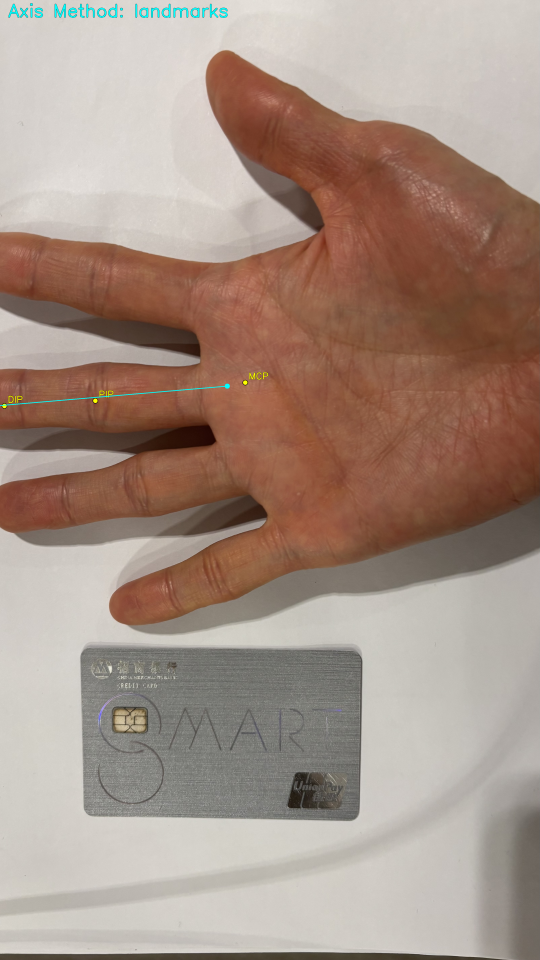
#> input picture output/edge_refinement_debug/01_landmark_axis.png, 1080 x 1920 px, given in place of test_sample2.jpg, which was not available (shown at 1/2 size)
$ python test_phase5_debug.py
#> lines starting #> are read from the running program, lines starting #| are printed output that depends on the picture; after the words box and inside, x2 and y2 are one past the last pixel; in counts of white or black regions, pixels touching at a corner belong together; pictures that were not available may be replaced by others from this repository, and a replacement may not be noted
### src/card_detection.py
"""
Credit card detection and scale calibration utilities.

This module handles:
- Detecting credit card contour in an image
- Verifying aspect ratio matches standard credit card
- Perspective rectification
- Computing pixels-per-cm scale factor
"""

import cv2
import numpy as np
from typing import Optional, Tuple, Dict, Any, List
from pathlib import Path

# Import debug observer and drawing functions
from .debug_observer import DebugObserver, draw_contours_overlay, draw_candidates_with_scores

# Import shared visualization constants
from .viz_constants import (
    FONT_FACE,
    Color,
    StrategyColor,
    FontScale,
    FontThickness,
    Size,
    Layout,
)

# Standard credit card dimensions (ISO/IEC 7810 ID-1)
CARD_WIDTH_MM = 85.60
CARD_HEIGHT_MM = 53.98
CARD_WIDTH_CM = CARD_WIDTH_MM / 10
CARD_HEIGHT_CM = CARD_HEIGHT_MM / 10
CARD_ASPECT_RATIO = CARD_WIDTH_MM / CARD_HEIGHT_MM  # ~1.586

# Detection parameters
MIN_CARD_AREA_RATIO = 0.01  # Card must be at least 1% of image area
MAX_CARD_AREA_RATIO = 0.5   # Card must be at most 50% of image area


def order_corners(corners: np.ndarray) -> np.ndarray:
    """
    Order corners as: top-left, top-right, bottom-right, bottom-left.

    Args:
        corners: 4x2 array of corner points

    Returns:
        Ordered 4x2 array of corners
    """
    corners = corners.reshape(4, 2).astype(np.float32)

    # Sort by sum (x+y): smallest = top-left, largest = bottom-right
    s = corners.sum(axis=1)
    tl_idx = np.argmin(s)
    br_idx = np.argmax(s)

    # Sort by diff (y-x): smallest = top-right, largest = bottom-left
    d = np.diff(corners, axis=1).flatten()
    tr_idx = np.argmin(d)
    bl_idx = np.argmax(d)

    return np.array([
        corners[tl_idx],
        corners[tr_idx],
        corners[br_idx],
        corners[bl_idx],
    ], dtype=np.float32)


def get_quad_dimensions(corners: np.ndarray) -> Tuple[float, float]:
    """
    Get width and height of a quadrilateral from ordered corners.

    Args:
        corners: Ordered 4x2 array (TL, TR, BR, BL)

    Returns:
        Tuple of (width, height) in pixels
    """
    # Width: average of top and bottom edges
    top_width = np.linalg.norm(corners[1] - corners[0])
    bottom_width = np.linalg.norm(corners[2] - corners[3])
    width = (top_width + bottom_width) / 2

    # Height: average of left and right edges
    left_height = np.linalg.norm(corners[3] - corners[0])
    right_height = np.linalg.norm(corners[2] - corners[1])
    height = (left_height + right_height) / 2

    return width, height


def score_card_candidate(
    contour: np.ndarray,
    corners: np.ndarray,
    image_area: float,
    aspect_ratio_tolerance: float = 0.15,
) -> Tuple[float, Dict[str, Any]]:
    """
    Score a quadrilateral candidate for being a credit card.

    Since candidates come from minAreaRect, corners are always a perfect
    rectangle. Scoring focuses on aspect ratio match and area coverage.

    Args:
        contour: Original contour (minAreaRect box points)
        corners: 4 corner points
        image_area: Total image area for relative sizing
        aspect_ratio_tolerance: Allowed deviation from standard ratio

    Returns:
        Tuple of (score, details_dict)
    """
    ordered = order_corners(corners)
    width, height = get_quad_dimensions(ordered)
    area = cv2.contourArea(corners)

    details = {
        "corners": ordered,
        "width": width,
        "height": height,
        "area": area,
    }

    # Check area ratio
    area_ratio = area / image_area
    if area_ratio < MIN_CARD_AREA_RATIO or area_ratio > MAX_CARD_AREA_RATIO:
        details["reject_reason"] = f"area_ratio={area_ratio:.3f}"
        return 0.0, details

    # Safeguard against zero dimensions
    if width <= 0 or height <= 0:
        details["reject_reason"] = "invalid_dimensions"
        return 0.0, details

    # Calculate aspect ratio (always use larger/smaller for consistency)
    if width > height:
        aspect_ratio = width / height
    else:
        aspect_ratio = height / width
    details["aspect_ratio"] = aspect_ratio

    # Check aspect ratio against credit card standard
    ratio_diff = abs(aspect_ratio - CARD_ASPECT_RATIO) / CARD_ASPECT_RATIO
    if ratio_diff > aspect_ratio_tolerance:
        details["reject_reason"] = f"aspect_ratio={aspect_ratio:.3f}, expected~{CARD_ASPECT_RATIO:.3f}"
        return 0.0, details

    # Compute score (higher is better)
    # minAreaRect always produces perfect rectangles, so no angle check needed.
    # Score based on area size and aspect ratio match.
    area_score = min(area_ratio / 0.1, 1.0)  # Normalize to max at 10% of image
    ratio_score = 1.0 - ratio_diff / aspect_ratio_tolerance

    score = 0.5 * area_score + 0.5 * ratio_score
    details["score_components"] = {
        "area": area_score,
        "ratio": ratio_score,
    }

    return score, details


def find_card_contours(
    image: np.ndarray,
    image_area: float,
    aspect_ratio_tolerance: float = 0.15,
    min_score: float = 0.3,
    debug_dir: Optional[str] = None,
) -> List[np.ndarray]:
    """
    Find potential card contours using a waterfall of detection strategies.

    Strategies are tried in order: Canny → Adaptive → Otsu → Color.
    If a strategy produces a candidate scoring above min_score, subsequent
    strategies are skipped.

    Args:
        image: Input BGR image
        image_area: Total image area in pixels
        aspect_ratio_tolerance: Allowed deviation from standard aspect ratio
        min_score: Minimum score to accept a strategy's candidates
        debug_dir: Optional directory to save debug images

    Returns:
        List of 4-point contour approximations from the first successful strategy
    """
    # Create debug observer if debug mode enabled
    observer = DebugObserver(debug_dir) if debug_dir else None

    h, w = image.shape[:2]
    min_area = h * w * 0.01  # At least 1% of image
    max_area = h * w * 0.5   # At most 50% of image

    # Save original image
    if observer:
        observer.save_stage("01_original", image)

    # Convert to grayscale
    gray = cv2.cvtColor(image, cv2.COLOR_BGR2GRAY)
    if observer:
        observer.save_stage("02_grayscale", gray)

    # Apply bilateral filter to reduce noise while keeping edges
    filtered = cv2.bilateralFilter(gray, 11, 75, 75)
    if observer:
        observer.save_stage("03_bilateral_filtered", filtered)

    def extract_quads(contours, epsilon_factor=0.02, min_rectangularity=0.7,
                       aspect_tolerance=0.15):
        """Extract quadrilaterals from contours using minAreaRect.

        Shape constraints:
        - Rectangularity (contour_area / rect_area): rejects irregular shapes
        - Aspect ratio: rejects rectangles that don't match card proportions
        """
        quads = []
        for contour in contours:
            contour_area = cv2.contourArea(contour)
            if contour_area < min_area or contour_area > max_area:
                continue

            peri = cv2.arcLength(contour, True)
            approx = cv2.approxPolyDP(contour, epsilon_factor * peri, True)

            if len(approx) < 4:
                continue

            rect = cv2.minAreaRect(contour)
            box = cv2.boxPoints(rect).astype(np.float32)

            rect_area = cv2.contourArea(box)
            if rect_area <= 0:
                continue
            rectangularity = contour_area / rect_area
            if rectangularity < min_rectangularity:
                continue

            (_, _), (bw, bh), _ = rect
            if bw <= 0 or bh <= 0:
                continue
            aspect = max(bw, bh) / min(bw, bh)
            if abs(aspect - CARD_ASPECT_RATIO) / CARD_ASPECT_RATIO > aspect_tolerance:
                continue

            quads.append(box.reshape(4, 1, 2))

        return quads

    def dedup_quads(quads, center_threshold=50):
        """Remove near-duplicate boxes, keeping the largest when centers overlap.

        Two boxes are considered duplicates if their centers are within
        center_threshold pixels of each other.
        """
        if len(quads) <= 1:
            return quads

        # Sort by area descending so largest comes first
        quads_with_area = [(q, cv2.contourArea(q)) for q in quads]
        quads_with_area.sort(key=lambda x: x[1], reverse=True)

        kept = []
        for quad, area in quads_with_area:
            center = quad.reshape(4, 2).mean(axis=0)
            is_dup = False
            for kept_quad in kept:
                kept_center = kept_quad.reshape(4, 2).mean(axis=0)
                dist = np.linalg.norm(center - kept_center)
                if dist < center_threshold:
                    is_dup = True
                    break
            if not is_dup:
                kept.append(quad)

        return kept

    def score_best(quads):
        """Return the best score among quads."""
        best = 0.0
        for q in quads:
            corners = q.reshape(4, 2)
            score, _ = score_card_candidate(
                q, corners, image_area, aspect_ratio_tolerance
            )
            best = max(best, score)
        return best

    # --- Waterfall: try strategies in order, stop on first success ---

    # Strategy 1: Canny edge detection with various thresholds
    canny_candidates = []
    canny_configs = [(20, 60), (30, 100), (50, 150), (75, 200), (100, 250)]
    saved_canny_indices = [0, 2, 4]

    for idx, (canny_low, canny_high) in enumerate(canny_configs):
        edges = cv2.Canny(filtered, canny_low, canny_high)

        if idx in saved_canny_indices and observer:
            observer.save_stage(f"04_canny_{canny_low}_{canny_high}", edges)

        kernel = cv2.getStructuringElement(cv2.MORPH_RECT, (5, 5))
        edges_morphed = cv2.morphologyEx(edges, cv2.MORPH_CLOSE, kernel)

        if idx == 2 and observer:
            observer.save_stage("07_canny_morphology", edges_morphed)

        contours, _ = cv2.findContours(edges_morphed, cv2.RETR_LIST, cv2.CHAIN_APPROX_SIMPLE)
        canny_candidates.extend(extract_quads(contours))

    canny_candidates = dedup_quads(canny_candidates)

    if observer and canny_candidates:
        observer.draw_and_save("08_canny_contours", image,
                             draw_contours_overlay, canny_candidates, "Canny Edge Detection", StrategyColor.CANNY)

    if canny_candidates and score_best(canny_candidates) >= min_score:
        return canny_candidates

    # Strategy 2: Adaptive thresholding (for varying lighting)
    adaptive_candidates = []
    adaptive_configs = [(11, 2), (21, 5), (31, 10), (51, 10)]
    saved_adaptive = [0, 2]

    for idx, (block_size, C) in enumerate(adaptive_configs):
        thresh = cv2.adaptiveThreshold(
            filtered, 255, cv2.ADAPTIVE_THRESH_GAUSSIAN_C,
            cv2.THRESH_BINARY, block_size, C
        )

        if idx in saved_adaptive and observer:
            if idx == 0:
                observer.save_stage("09_adaptive_11_2", thresh)
            elif idx == 2:
                observer.save_stage("10_adaptive_31_10", thresh)

        for img in [thresh, 255 - thresh]:
            contours, _ = cv2.findContours(img, cv2.RETR_LIST, cv2.CHAIN_APPROX_SIMPLE)
            adaptive_candidates.extend(extract_quads(contours))

    adaptive_candidates = dedup_quads(adaptive_candidates)

    if observer and adaptive_candidates:
        observer.draw_and_save("11_adaptive_contours", image,
                             draw_contours_overlay, adaptive_candidates, "Adaptive Thresholding", StrategyColor.ADAPTIVE)

    if adaptive_candidates and score_best(adaptive_candidates) >= min_score:
        return adaptive_candidates

    # Strategy 3: Otsu's thresholding
    otsu_candidates = []
    _, otsu = cv2.threshold(filtered, 0, 255, cv2.THRESH_BINARY + cv2.THRESH_OTSU)
    if observer:
        observer.save_stage("12_otsu_binary", otsu)

    otsu_inverted = 255 - otsu
    if observer:
        observer.save_stage("13_otsu_inverted", otsu_inverted)

    for img in [otsu, otsu_inverted]:
        kernel = cv2.getStructuringElement(cv2.MORPH_RECT, (3, 3))
        img_morphed = cv2.morphologyEx(img, cv2.MORPH_CLOSE, kernel)
        contours, _ = cv2.findContours(img_morphed, cv2.RETR_LIST, cv2.CHAIN_APPROX_SIMPLE)
        otsu_candidates.extend(extract_quads(contours))

    otsu_candidates = dedup_quads(otsu_candidates)

    if observer and otsu_candidates:
        observer.draw_and_save("14_otsu_contours", image,
                             draw_contours_overlay, otsu_candidates, "Otsu Thresholding", StrategyColor.OTSU)

    if otsu_candidates and score_best(otsu_candidates) >= min_score:
        return otsu_candidates

    # Strategy 4: Color-based segmentation (gray card on light background)
    color_candidates = []
    hsv = cv2.cvtColor(image, cv2.COLOR_BGR2HSV)
    sat = hsv[:, :, 1]
    if observer:
        observer.save_stage("15_hsv_saturation", sat)

    _, low_sat_mask = cv2.threshold(sat, 30, 255, cv2.THRESH_BINARY_INV)
    if observer:
        observer.save_stage("16_low_sat_mask", low_sat_mask)

    val = hsv[:, :, 2]
    gray_mask = cv2.bitwise_and(low_sat_mask, cv2.inRange(val, 80, 200))

    kernel = cv2.getStructuringElement(cv2.MORPH_RECT, (7, 7))
    gray_mask = cv2.morphologyEx(gray_mask, cv2.MORPH_CLOSE, kernel)
    gray_mask = cv2.morphologyEx(gray_mask, cv2.MORPH_OPEN, kernel)
    if observer:
        observer.save_stage("17_gray_mask", gray_mask)

    contours, _ = cv2.findContours(gray_mask, cv2.RETR_EXTERNAL, cv2.CHAIN_APPROX_SIMPLE)
    color_candidates = dedup_quads(extract_quads(contours, epsilon_factor=0.03))

    if observer and color_candidates:
        observer.draw_and_save("18_color_contours", image,
                             draw_contours_overlay, color_candidates, "Color-Based Detection", StrategyColor.COLOR_BASED)

    if color_candidates and score_best(color_candidates) >= min_score:
        return color_candidates

    # No strategy succeeded — return all collected candidates as last resort
    all_candidates = canny_candidates + adaptive_candidates + otsu_candidates + color_candidates
    if observer and all_candidates:
        observer.draw_and_save("19_all_candidates", image,
                             draw_contours_overlay, all_candidates, "All Candidates (fallback)", StrategyColor.ALL_CANDIDATES)
    return all_candidates


def detect_credit_card(
    image: np.ndarray,
    aspect_ratio_tolerance: float = 0.15,
    debug_dir: Optional[str] = None,
) -> Optional[Dict[str, Any]]:
    """
    Detect a credit card in the image.

    Args:
        image: Input BGR image
        aspect_ratio_tolerance: Allowed deviation from standard aspect ratio
        debug_dir: Optional directory to save debug images

    Returns:
        Dictionary containing:
        - corners: 4x2 array of corner points (ordered)
        - contour: Full contour points
        - confidence: Detection confidence score
        - width_px, height_px: Detected dimensions
        - aspect_ratio: Detected aspect ratio
        Or None if no card detected
    """
    # Create debug observer if debug mode enabled
    observer = DebugObserver(debug_dir) if debug_dir else None

    if observer:
        print(f"Saving card detection debug images to: {debug_dir}")

    h, w = image.shape[:2]
    image_area = h * w

    # Find candidate contours (waterfall: stops after first successful strategy)
    candidates = find_card_contours(
        image, image_area=image_area,
        aspect_ratio_tolerance=aspect_ratio_tolerance,
        debug_dir=debug_dir,
    )

    if not candidates:
        if observer:
            print("  No candidates found")
        return None

    # Score each candidate
    best_score = 0.0
    best_result = None
    all_scored = []

    for contour in candidates:
        corners = contour.reshape(4, 2)
        score, details = score_card_candidate(
            contour, corners, image_area, aspect_ratio_tolerance
        )

        all_scored.append((corners, score, details))

        if score > best_score:
            best_score = score
            best_result = details

    # Sort by score (descending) and take top 5
    all_scored.sort(key=lambda x: x[1], reverse=True)
    top_candidates = all_scored[:5]

    # Save scored candidates visualization
    if observer and top_candidates:
        observer.draw_and_save("20_scored_candidates", image,
                             draw_candidates_with_scores, top_candidates, "Top 5 Candidates")

    if best_result is None or best_score < 0.3:
        if observer:
            print(f"  Best score {best_score:.2f} below threshold 0.3")
        return None

    # Save final detection
    if observer:
        final_overlay = image.copy()
        corners = best_result["corners"].astype(np.int32)
        cv2.polylines(final_overlay, [corners], True, Color.GREEN, Size.CONTOUR_THICK)

        # Draw corners
        for pt in corners:
            cv2.circle(final_overlay, tuple(pt), Size.CORNER_RADIUS + 2, Color.RED, -1)

        # Add details text
        text_y = Layout.TITLE_Y
        details_text = [
            "Final Detection",
            f"Score: {best_score:.3f}",
            f"Aspect Ratio: {best_result['aspect_ratio']:.3f}",
            f"Dimensions: {best_result['width']:.0f}x{best_result['height']:.0f}px",
        ]

        for text in details_text:
            cv2.putText(
                final_overlay, text, (Layout.TEXT_OFFSET_X, text_y),
                FONT_FACE, FontScale.SUBTITLE, Color.WHITE,
                FontThickness.SUBTITLE_OUTLINE, cv2.LINE_AA
            )
            cv2.putText(
                final_overlay, text, (Layout.TEXT_OFFSET_X, text_y),
                FONT_FACE, FontScale.SUBTITLE, Color.GREEN,
                FontThickness.SUBTITLE, cv2.LINE_AA
            )
            text_y += Layout.LINE_SPACING

        observer.save_stage("21_final_detection", final_overlay)
        print(f"  Saved 21 debug images")

    return {
        "corners": best_result["corners"],
        "contour": best_result["corners"],
        "confidence": best_score,
        "width_px": best_result["width"],
        "height_px": best_result["height"],
        "aspect_ratio": best_result["aspect_ratio"],
    }


# [79 lines left out: functions rectify_card, compute_scale_factor, not called in this run]

### script/test_phase5_debug.py
#!/usr/bin/env python3
"""
Test script for Phase 5: Edge Refinement Debug Visualization.

Tests the complete 12-image debug pipeline for edge refinement.
"""

import sys
import os
from pathlib import Path

# Add parent directory to path
sys.path.insert(0, str(Path(__file__).parent.parent))

import cv2
import numpy as np
from src.card_detection import detect_credit_card, compute_scale_factor
from src.finger_segmentation import segment_hand, isolate_finger, clean_mask, get_finger_contour
from src.geometry import estimate_finger_axis, localize_ring_zone, compute_cross_section_width
from src.edge_refinement import refine_edges_sobel


def test_edge_refinement_debug(image_path: str):
    """Test edge refinement with debug visualization."""
#> called with image_path = 'input/test_sample2.jpg'

    print("=" * 80)
    print("PHASE 5: EDGE REFINEMENT DEBUG VISUALIZATION TEST")
    print("=" * 80)

    # Load image
    print(f"\n1. Loading image: {image_path}")
    image = cv2.imread(image_path)
#> image is the input picture: shape (1920, 1080, 3); mean B, G, R 132.8, 144.6, 165.1
    if image is None:
        print(f"✗ Failed to load image: {image_path}")
        return False
    print(f"✓ Image loaded: {image.shape}")
#| ✓ Image loaded: (1920, 1080, 3)

    # Detect card (Phase 2)
    print("\n2. Detecting credit card...")
    card_result = detect_credit_card(image)
#> in find_card_contours, `gray = cv2.cvtColor(image, cv2.COLOR_BGR2GRAY)`:
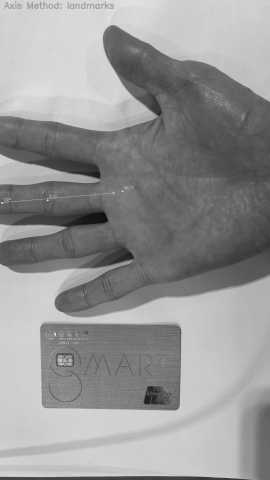
#> gray: shape (1920, 1080) (shown at 1/4 size); min 0, max 246, mean 149.4
#> the loop in find_card_contours, `for idx, (canny_low, canny_high) in enumerate(canny_configs):` made 5 passes
#> pass 1, in find_card_contours, `edges = cv2.Canny(filtered, canny_low, canny_high)`:
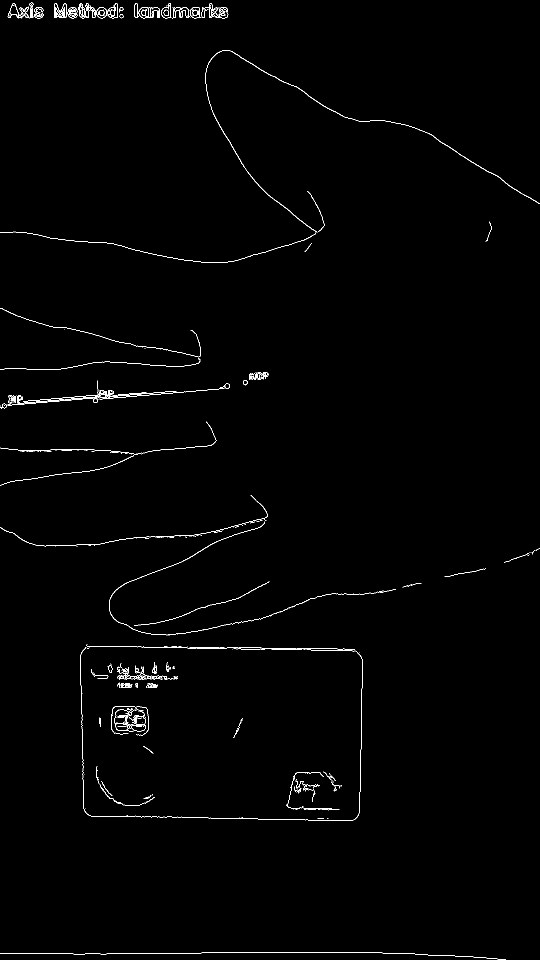
#> edges: shape (1920, 1080) (shown at 1/2 size); 0.82% white in thin lines or dots
#> pass 1, in find_card_contours, `edges_morphed = cv2.morphologyEx(edges, cv2.MORPH_CLOSE, kernel)`:
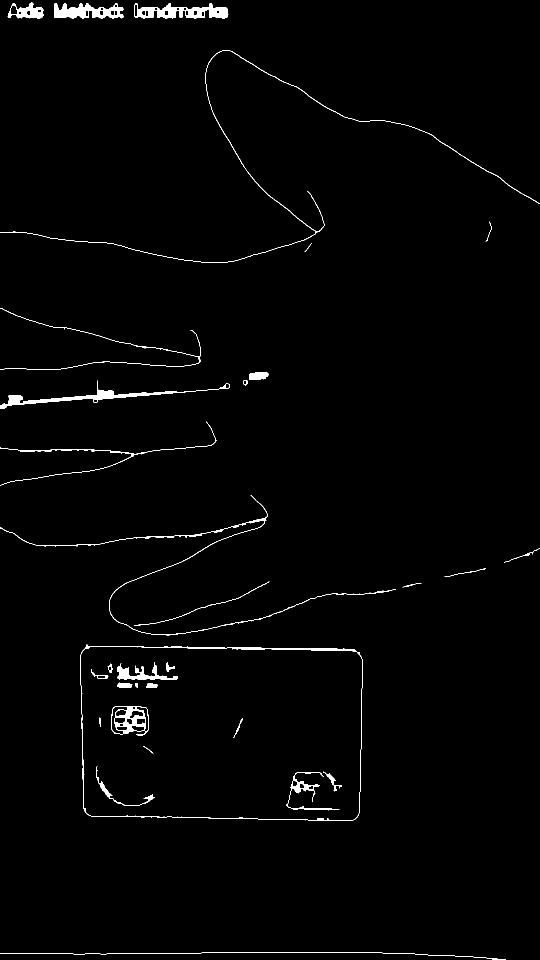
#> edges_morphed: shape (1920, 1080) (shown at 1/2 size); 1.3% white; 35 white regions (2 under 20 px), largest, box (x1, y1, x2, y2) and area: (0, 761, 460, 818) 3050, (269, 7, 457, 37) 3011, (160, 1289, 725, 1642) 3004
#> pass 2, in find_card_contours, `edges = cv2.Canny(filtered, canny_low, canny_high)`:
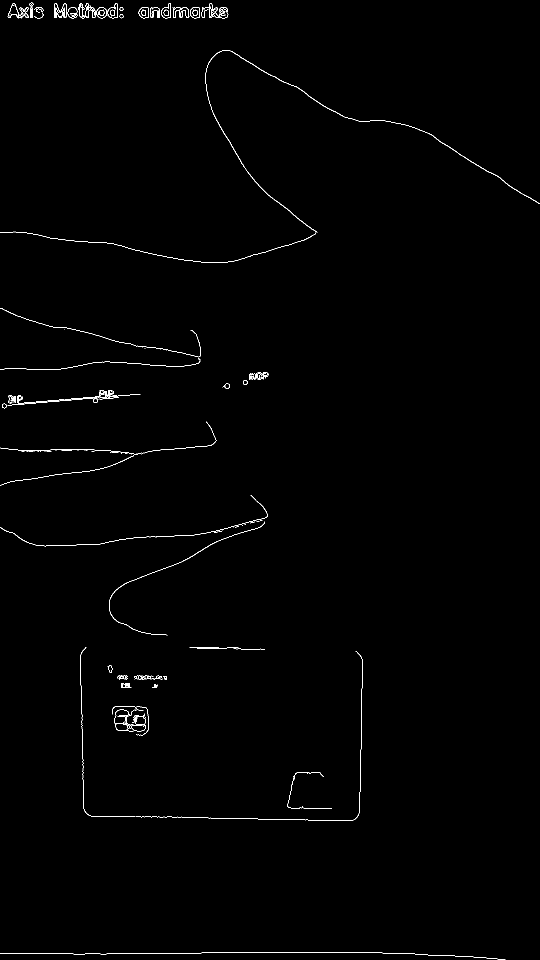
#> edges: shape (1920, 1080) (shown at 1/2 size); 0.6% white in thin lines or dots
#> (the rest of the program and of its run is left out)
